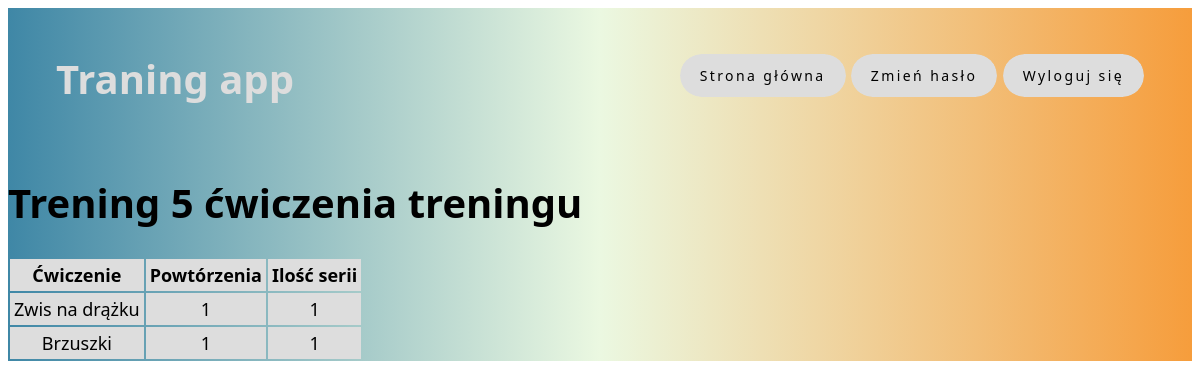
Page /traningapp/training_exercises/6/ on the committed database.
### traningapp/models.py (models this page shows, shortened)
class Training(models.Model):
    name = models.CharField(max_length=100,null=True)
    datetime = models.DateTimeField()
    executed = models.BooleanField(default=False)
    all_calories = models.FloatField(null=True)
    user = models.ForeignKey(User, on_delete=models.CASCADE, null=True)
    description = models.TextField(blank=True)
    duration = models.FloatField(null=True)
    exercises = models.ManyToManyField('Exercise', through='TrainingExercise')

class TrainingExercise(models.Model):
    training = models.ForeignKey(Training, on_delete=models.CASCADE)
    exercise = models.ForeignKey(Exercise, on_delete=models.CASCADE)
    repetitions = models.PositiveIntegerField(default=1)
    series = models.PositiveIntegerField(default=1)

class Exercise(models.Model):
    name = models.CharField(max_length=100)
    difficulty = models.CharField(max_length=50, choices=[('easy', 'Easy'), ('medium', 'Medium'), ('hard', 'Hard')])
    calories_per_one = models.FloatField()
    body_part = models.ForeignKey(BodyPart, on_delete=models.SET_NULL, null=True)
    description = models.TextField(blank=True)
    def __str__(self):
        return self.name

### traningapp/views.py (the view)
# urls.py: path('training_exercises/<int:training_id>/', training_exercises, name='training_exercises'),
def training_exercises(request, training_id):
    training_exercises = TrainingExercise.objects.filter(training_id=training_id)
    training_name = training_exercises.first().training.name
    return render(request, 'training_exercises.html', {'training_exercises': training_exercises, 'training_name': training_name})

### templates/training_exercises.html
{% extends 'base.html' %}
{% block content %}
<body>
    <h1>{{ training_name }} ćwiczenia treningu</h1>
    <table>
        <thead>
            <tr>
                <th class="tab1">Ćwiczenie</th>
                <th class="tab1">Powtórzenia</th>
                <th class="tab1">Ilość serii</th>
            </tr>
        </thead>
        <tbody>
            {% for exercise in training_exercises %}
            <tr>
                <td class="tab1">{{ exercise.exercise }}</td>
                <td class="tab1">{{ exercise.repetitions }}</td>
                <td class="tab1">{{ exercise.series }}</td>
            </tr>
            {% endfor %}
        </tbody>
    </table>
</body>
{% endblock %}

### static/styles.css (style rules this page uses)
body { font-family: system-ui; font-size: 20px; }
.tab1 { font-size: large; background-color: #ddd; padding: 4px; text-align: center; }

### rows in the picture
Training: name "Trening 5"
TrainingExercise: exercise "Zwis na drążku", repetitions "1", series "1"
TrainingExercise: exercise "Brzuszki", repetitions "1", series "1"
